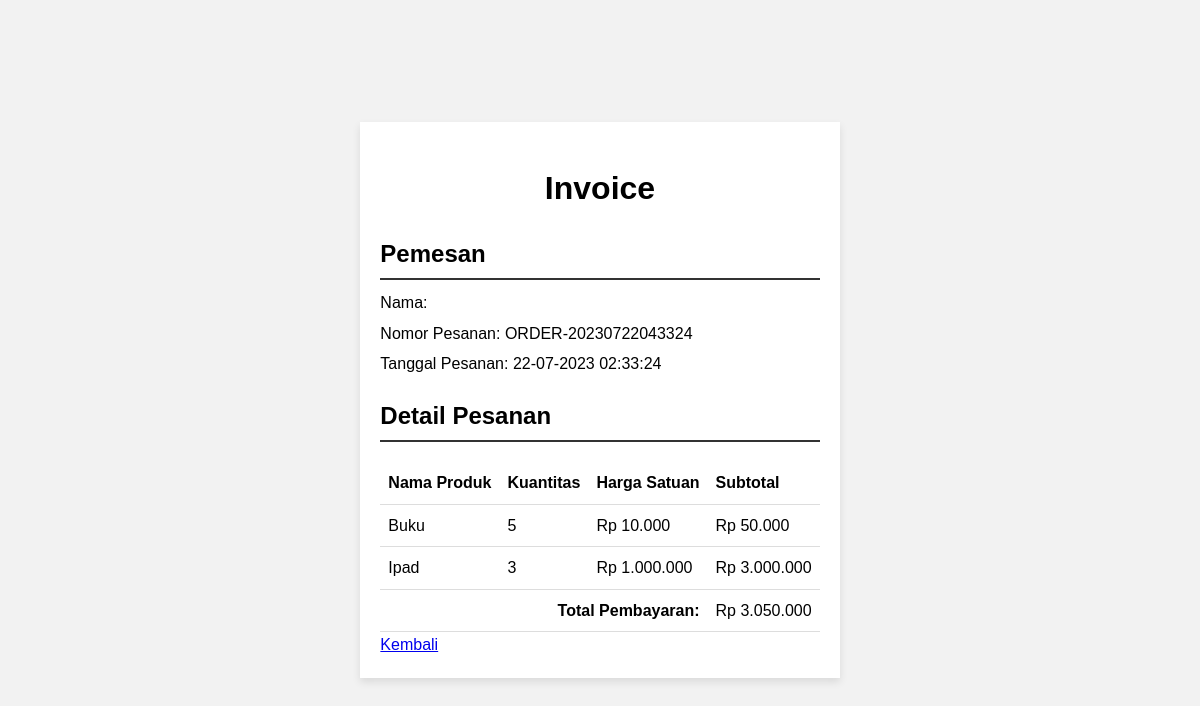
The page /order_success.php?id=2 (signed in) on the database its author committed.
### tables this page shows
CREATE TABLE `order` (
  `order_id` int(11) NOT NULL,
  `order_number` varchar(100) NOT NULL,
  `username` varchar(50) NOT NULL,
  `total_pembayaran` decimal(10,2) NOT NULL,
  `tanggal_order` timestamp NOT NULL DEFAULT current_timestamp()
);

CREATE TABLE `order_detail` (
  `order_detail_id` int(11) NOT NULL,
  `order_id` int(11) NOT NULL,
  `product_id` int(11) NOT NULL,
  `quantity` int(11) NOT NULL,
  `harga_satuan` decimal(10,2) NOT NULL,
  `subtotal` decimal(10,2) NOT NULL
);

CREATE TABLE `produk` (
  `id` int(11) NOT NULL,
  `nama_produk` varchar(255) NOT NULL,
  `harga_produk` decimal(10,2) NOT NULL,
  `gambar_produk` varchar(255) NOT NULL,
  `deskripsi_produk` text DEFAULT NULL
);

### order_success.php (the view, shortened to what this page needs)
<?php
function getProductDetail($id) {
    $conn = connectDB();
    $sql = "SELECT * FROM produk WHERE id = '$id'";
    $result = $conn->query($sql);
    $product = null;
    if ($result->num_rows == 1) {
        $product = $result->fetch_assoc();
    }
    return $product;
}
function getOrderData($order_id) {
    $conn = connectDB();
    $sql = "SELECT * FROM `order` WHERE order_id = '$order_id'";
    $result = $conn->query($sql);
    if ($result && $result->num_rows == 1) {
        $orderData = $result->fetch_assoc();
    } else {
        $orderData = null;
    }
    return $orderData;
}
function getOrderDetail($order_id) {
    $conn = connectDB();
    $sql = "SELECT * FROM `order_detail` WHERE order_id = '$order_id'";
    $result = $conn->query($sql);
    $orderDetail = array();
    if ($result->num_rows > 0) {
        while ($row = $result->fetch_assoc()) {
            $orderDetail[] = $row;
        }
    }
    return $orderDetail;
}
function getFullName($username) {
    $conn = connectDB();
    $sql = "SELECT nama FROM users WHERE username = '$username'";
    $result = $conn->query($sql);
    $fullName = "";
    if ($result->num_rows == 1) {
        $row = $result->fetch_assoc();
        $fullName = $row["nama"];
    }
    return $fullName;
}
if (isset($_GET['id'])) {
    $order_id = $_GET['id'];
}
$username = $_SESSION["username"];
$orderData = getOrderData($order_id);
$orderDetail = getOrderDetail($order_id);
$nama_lengkap = getFullName($username);
?>
<!DOCTYPE html>
<html>
<head>
    <link rel="stylesheet" type="text/css" href="css/style.css">
    <link rel="stylesheet" type="text/css" href="css/order_success.css">
</head>
<body>
    <div class="container">
        <h1>Invoice</h1>
        <?php if ($orderData) : ?>
            <h2>Pemesan</h2>
            <p>Nama: <?php echo $nama_lengkap; ?></p>
            <p>Nomor Pesanan: <?php echo $orderData["order_number"]; ?></p>
            <p>Tanggal Pesanan: <?php echo date('d-m-Y H:i:s', strtotime($orderData["tanggal_order"])); ?></p>
            <h2>Detail Pesanan</h2>
            <table>
                <thead>
                    <tr>
                        <th>Nama Produk</th>
                        <th>Kuantitas</th>
                        <th>Harga Satuan</th>
                        <th>Subtotal</th>
                    </tr>
                </thead>
                <tbody>
                    <?php
                    $totalPembayaran = 0;
                    if ($orderDetail) {
                        foreach ($orderDetail as $item) {
                            $product = getProductDetail($item["product_id"]);
                            $subtotal = $item["harga_satuan"] * $item["quantity"];
                            $totalPembayaran += $subtotal;
                    ?>
                            <tr>
                                <td><?php echo $product["nama_produk"]; ?></td>
                                <td><?php echo $item["quantity"]; ?></td>
                                <td>Rp <?php echo number_format($item["harga_satuan"], 0, ',', '.'); ?></td>
                                <td>Rp <?php echo number_format($subtotal, 0, ',', '.'); ?></td>
                            </tr>
                    <?php
                        }
                    }
                    ?>
                </tbody>
                <tfoot>
                    <tr>
                        <th colspan="3">Total Pembayaran:</th>
                        <th>Rp <?php echo number_format($totalPembayaran, 0, ',', '.'); ?></th>
                    </tr>
                </tfoot>
            </table>
        <?php else : ?>
            <p>Maaf, data pemesan tidak ditemukan.</p>
        <?php endif; ?>
        <a href="dashboard.php">Kembali</a>
    </div>
</body>
</html>

### css/style.css (style rules this page uses)
body { font-family: Arial, sans-serif; margin: 0; padding: 0; display: flex; justify-content: center; align-items: center; height: 100vh; }
.container { max-width: 800px; margin: 0 auto; padding: 20px; }

### css/order_success.css (style rules this page uses)
body { font-family: Arial, sans-serif; line-height: 1.6; background-color: #f2f2f2; margin: 0; padding: 0; }
.container { background-color: #fff; padding: 20px; margin: 20px auto; max-width: 800px; box-shadow: 0 4px 8px rgba(0, 0, 0, 0.1); }
h1 { text-align: center; margin-bottom: 20px; }
h2 { margin-bottom: 10px; border-bottom: 2px solid #333; padding-bottom: 5px; }
p { margin: 5px 0; }
table { width: 100%; border-collapse: collapse; margin-top: 20px; }
table th, table td { padding: 8px; text-align: left; border-bottom: 1px solid #ddd; }
tfoot th { text-align: right; }
tfoot th:last-child { font-weight: normal; }

### rows shown on the page
order: order_number "ORDER-20230722043324", tanggal_order "22-07-2023 02:33:24"
order_detail: product.nama_produk "Buku", quantity "5", harga_satuan "10.000", subtotal "50.000"
order_detail: product.nama_produk "Ipad", quantity "3", harga_satuan "1.000.000", subtotal "3.000.000"

### other values the page prints
$totalPembayaran "3.050.000"
